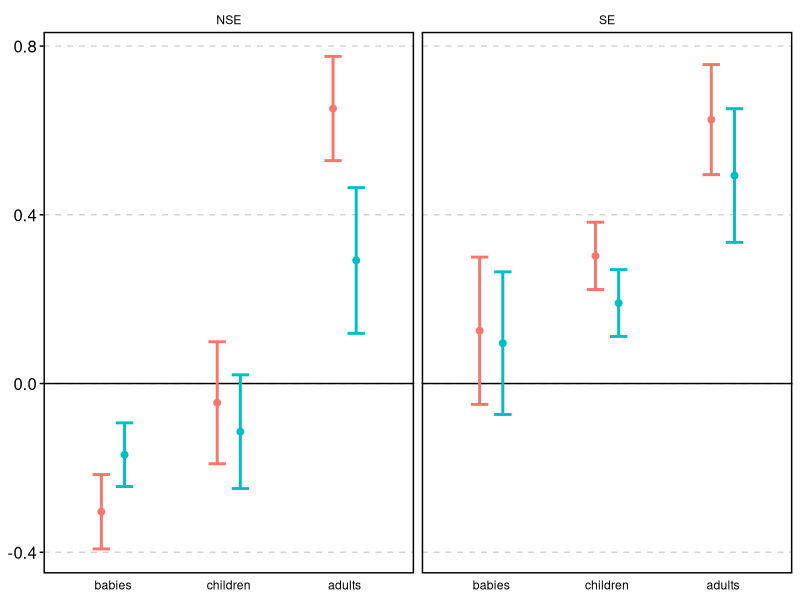
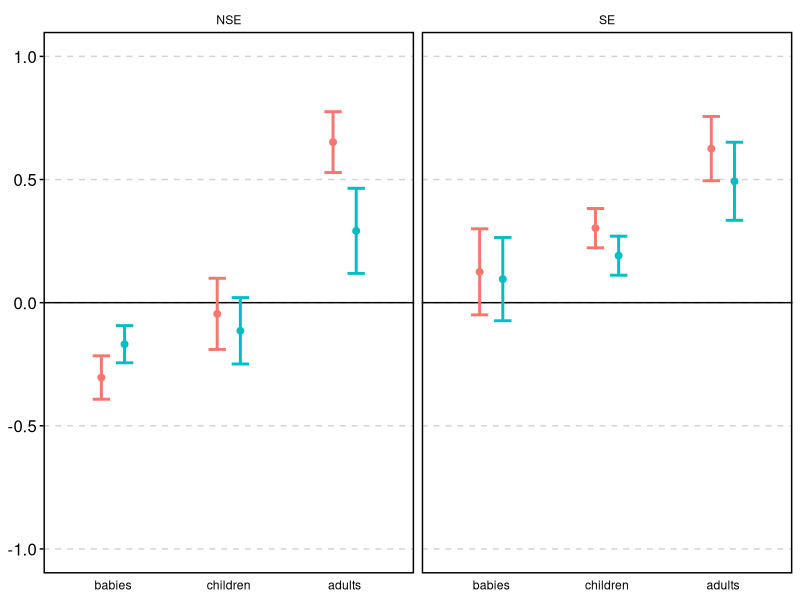
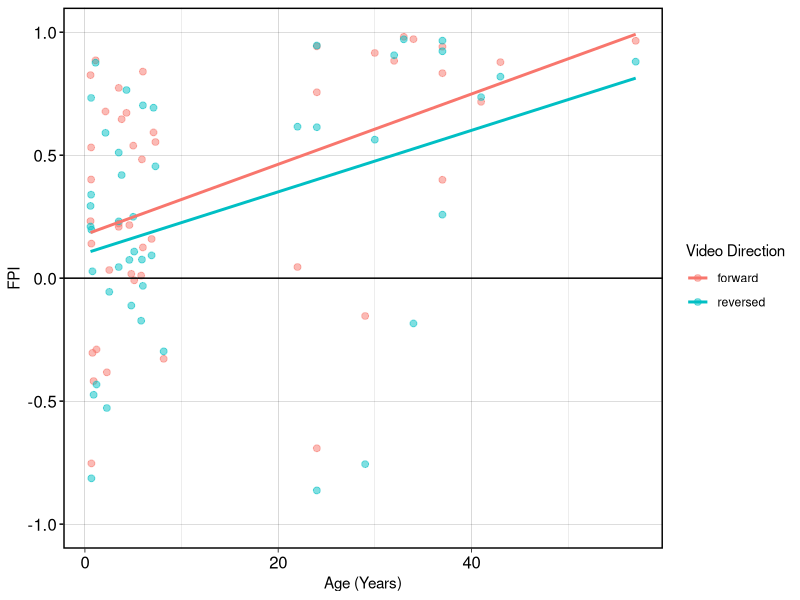
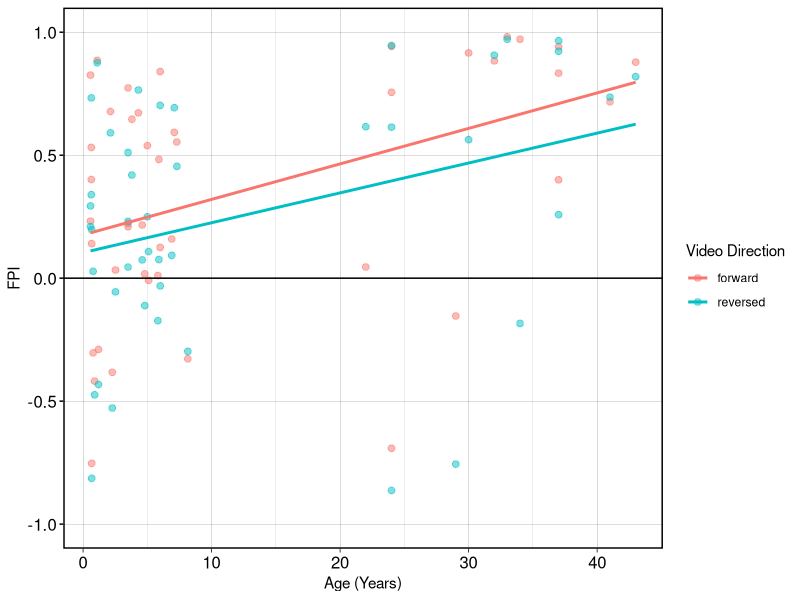

Source code (R) for these figures, in order:
## ---- chunk 1
library(tidyverse)

babies <- read_csv("fcr_chart_babies.csv")
children <- read_csv("fcr_chart_children.csv")

adults <- read_csv("fcr_chart_adults.csv") %>%
  rename(fcr_mean = mean,
         group = maingroup) %>%
  filter(group == 'Deaf Early' | group == 'Hearing Novice') %>%
  mutate(lang = if_else(group == 'Deaf Early', 'SE', 'NSE')) %>%
  mutate(group = 'adults')

df <- bind_rows(babies, children, adults) %>%
  mutate(group = fct_relevel(group, c('babies', 'children', 'adults')))
  
df %>%
  ggplot(aes(x = group, y = fcr_mean, color = direction)) +
  facet_wrap('lang') +
  geom_hline(yintercept = 0, size = 0.5) +
  geom_point(size = 2, position = position_dodge(width = 0.4)) +
  geom_errorbar(aes(ymin = fcr_mean - se, ymax = fcr_mean + se), 
                size = 1, 
                position = position_dodge(0.4), 
                width = 0.3) +
  theme_linedraw() +
  theme(
        panel.grid.minor.y = element_blank(),
        panel.grid.major.x = element_blank(),
        axis.title.y = element_blank(),
        axis.title.x = element_blank(),
        # axis.text.x = element_blank(),
        axis.ticks.x = element_blank(),
        panel.border = element_rect(size = 1),
        axis.ticks.y = element_line(size = 0.5),
        axis.text.y = element_text(size = 12),
        panel.grid.major.y = element_line(size = 0.5,
                                          color = "light gray",
                                          linetype = "dashed"),
        strip.background = element_blank(),
        strip.text = element_text(color = 'black')) +
  guides(color = FALSE, fill = FALSE)

df %>%
  ggplot(aes(x = group, y = fcr_mean, color = direction)) +
  facet_wrap('lang') +
  geom_hline(yintercept = 0, size = 0.5) +
  geom_point(size = 2, position = position_dodge(width = 0.4)) +
  geom_errorbar(aes(ymin = fcr_mean - se, ymax = fcr_mean + se), 
                size = 1, 
                position = position_dodge(0.4), 
                width = 0.3) +
  theme_linedraw() +
  theme(
        panel.grid.minor.y = element_blank(),
        panel.grid.major.x = element_blank(),
        axis.title.y = element_blank(),
        axis.title.x = element_blank(),
        # axis.text.x = element_blank(),
        axis.ticks.x = element_blank(),
        panel.border = element_rect(size = 1),
        axis.ticks.y = element_line(size = 0.5),
        axis.text.y = element_text(size = 12),
        panel.grid.major.y = element_line(size = 0.5,
                                          color = "light gray",
                                          linetype = "dashed"),
        strip.background = element_blank(),
        strip.text = element_text(color = 'black')) +
  guides(color = FALSE, fill = FALSE) +
  scale_y_continuous(limits = c(-1, 1))

## ---- chunk 2

# Import subject-level data 
babies_indiv <- read_csv("fcr_individual_values_babies.csv") %>%
  filter(lang == 'SE') %>%
  mutate(age = age/12)

children_indiv <- read_csv("fcr_individual_values_children.csv") %>%
  filter(lang == 'SE')

adults_indiv <- read_csv("fcr_individual_values_adults.csv") %>%
  rename(fcr = facechest,
         group = maingroup,
         name = participant) %>%
  filter(group == 'Deaf Early') %>%
  mutate(lang = if_else(group == 'Deaf Early', 'SE', 'NSE')) %>%
  mutate(group = 'adults')

# Combine datasets
everybody <- bind_rows(babies_indiv,
                       children_indiv,
                       adults_indiv)

# Plot
everybody %>%
  ggplot(aes(x = age, y = fcr, color = direction)) +
  geom_point(alpha = 0.5, size = 2) +
  geom_smooth(method = 'lm', se = F) +
  scale_y_continuous(limits = c(-1, 1)) +
  geom_hline(yintercept = 0, size = 0.5) +
  labs(x = 'Age (Years)',
       y = 'FPI',
       color = 'Video Direction') +
  theme_linedraw() +
    theme(
        panel.grid.minor.y = element_blank(),
        # panel.grid.major.x = element_blank(),
        # axis.title.y = element_blank(),
        # axis.title.x = element_blank(),
        # axis.text.x = element_blank(),
        # axis.ticks.x = element_blank(),
        panel.border = element_rect(size = 1),
        axis.ticks.y = element_line(size = 0.5),
        axis.text.y = element_text(size = 12),
        axis.text.x = element_text(size = 12),
        # panel.grid.major.y = element_line(size = 0.5,
        #                                   color = "light gray",
        #                                   linetype = "dashed"),
        strip.background = element_blank(),
        strip.text = element_text(color = 'black'))


# Regression
age_lm <- lm(data = everybody, fcr ~ age * direction)
summary(age_lm)
confint(age_lm)
## ---- chunk 3

# Plot
everybody %>%
  filter(age < 50) %>%
  ggplot(aes(x = age, y = fcr, color = direction)) +
  geom_point(alpha = 0.5, size = 2) +
  geom_smooth(method = 'lm', se = F) +
  scale_y_continuous(limits = c(-1, 1)) +
  geom_hline(yintercept = 0, size = 0.5) +
  labs(x = 'Age (Years)',
       y = 'FPI',
       color = 'Video Direction') +
  theme_linedraw() +
    theme(
        panel.grid.minor.y = element_blank(),
        # panel.grid.major.x = element_blank(),
        # axis.title.y = element_blank(),
        # axis.title.x = element_blank(),
        # axis.text.x = element_blank(),
        # axis.ticks.x = element_blank(),
        panel.border = element_rect(size = 1),
        axis.ticks.y = element_line(size = 0.5),
        axis.text.y = element_text(size = 12),
        axis.text.x = element_text(size = 12),
        # panel.grid.major.y = element_line(size = 0.5,
        #                                   color = "light gray",
        #                                   linetype = "dashed"),
        strip.background = element_blank(),
        strip.text = element_text(color = 'black'))


# Regression
age_lm <- lm(data = filter(everybody, age < 50), fcr ~ age * direction)
summary(age_lm)
confint(age_lm)
